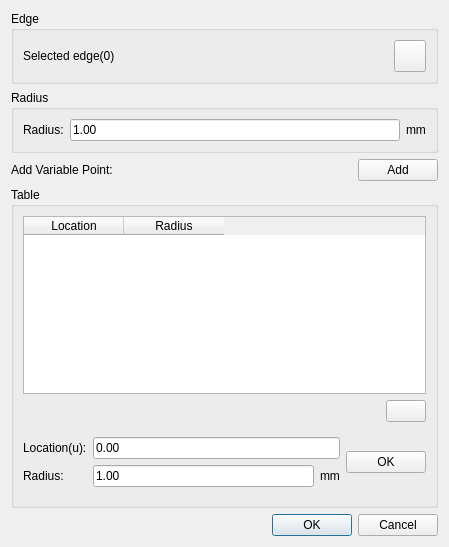
<?xml version="1.0" encoding="UTF-8"?>
<ui version="4.0">
 <class>VariableFilletDialog</class>
 <widget class="QDialog" name="VariableFilletDialog">
  <property name="geometry">
   <rect>
    <x>0</x>
    <y>0</y>
    <width>449</width>
    <height>547</height>
   </rect>
  </property>
  <property name="windowTitle">
   <string>Variable Fillet</string>
  </property>
  <layout class="QGridLayout" name="gridLayout_4">
   <item row="0" column="0">
    <widget class="QGroupBox" name="groupBox">
     <property name="title">
      <string>Edge</string>
     </property>
     <layout class="QGridLayout" name="gridLayout">
      <item row="0" column="0">
       <widget class="QLabel" name="edgelabel">
        <property name="text">
         <string>Selected edge(0)</string>
        </property>
       </widget>
      </item>
      <item row="0" column="1">
       <widget class="QPushButton" name="geoSelectCurve">
        <property name="sizePolicy">
         <sizepolicy hsizetype="Minimum" vsizetype="Minimum">
          <horstretch>0</horstretch>
          <verstretch>0</verstretch>
         </sizepolicy>
        </property>
        <property name="minimumSize">
         <size>
          <width>32</width>
          <height>32</height>
         </size>
        </property>
        <property name="maximumSize">
         <size>
          <width>32</width>
          <height>32</height>
         </size>
        </property>
        <property name="styleSheet">
         <string notr="true">background-image: url(:/QUI/geometry/selectwire.png);</string>
        </property>
        <property name="text">
         <string/>
        </property>
        <property name="checkable">
         <bool>true</bool>
        </property>
        <property name="checked">
         <bool>false</bool>
        </property>
       </widget>
      </item>
     </layout>
    </widget>
   </item>
   <item row="1" column="0">
    <widget class="QGroupBox" name="groupBox_2">
     <property name="title">
      <string>Radius</string>
     </property>
     <layout class="QGridLayout" name="gridLayout_2">
      <item row="0" column="0">
       <layout class="QHBoxLayout" name="horizontalLayout_3">
        <item>
         <widget class="QLabel" name="label_3">
          <property name="text">
           <string>Radius:</string>
          </property>
         </widget>
        </item>
        <item>
         <widget class="QLineEdit" name="lineEditRadius">
          <property name="text">
           <string>1.00</string>
          </property>
         </widget>
        </item>
        <item>
         <widget class="QLabel" name="label_6">
          <property name="text">
           <string>mm</string>
          </property>
         </widget>
        </item>
       </layout>
      </item>
     </layout>
    </widget>
   </item>
   <item row="2" column="0">
    <layout class="QHBoxLayout" name="horizontalLayout_4">
     <item>
      <widget class="QLabel" name="label">
       <property name="text">
        <string>Add Variable Point:</string>
       </property>
      </widget>
     </item>
     <item>
      <spacer name="horizontalSpacer">
       <property name="orientation">
        <enum>Qt::Horizontal</enum>
       </property>
       <property name="sizeHint" stdset="0">
        <size>
         <width>40</width>
         <height>20</height>
        </size>
       </property>
      </spacer>
     </item>
     <item>
      <widget class="QPushButton" name="buttonAdd">
       <property name="sizePolicy">
        <sizepolicy hsizetype="Preferred" vsizetype="Fixed">
         <horstretch>0</horstretch>
         <verstretch>0</verstretch>
        </sizepolicy>
       </property>
       <property name="text">
        <string>Add</string>
       </property>
      </widget>
     </item>
    </layout>
   </item>
   <item row="3" column="0">
    <widget class="QGroupBox" name="groupBox_3">
     <property name="title">
      <string>Table</string>
     </property>
     <layout class="QGridLayout" name="gridLayout_5">
      <item row="0" column="0" colspan="2">
       <widget class="QTableWidget" name="tableLR">
        <column>
         <property name="text">
          <string>Location</string>
         </property>
        </column>
        <column>
         <property name="text">
          <string>Radius</string>
         </property>
        </column>
       </widget>
      </item>
      <item row="1" column="0">
       <spacer name="horizontalSpacer_3">
        <property name="orientation">
         <enum>Qt::Horizontal</enum>
        </property>
        <property name="sizeHint" stdset="0">
         <size>
          <width>370</width>
          <height>20</height>
         </size>
        </property>
       </spacer>
      </item>
      <item row="1" column="1">
       <widget class="QPushButton" name="removeButton">
        <property name="styleSheet">
         <string notr="true">background-image: url(:/QUI/geometry/remove.png);</string>
        </property>
        <property name="text">
         <string/>
        </property>
       </widget>
      </item>
      <item row="2" column="0" colspan="2">
       <widget class="QWidget" name="widgetAdd" native="true">
        <layout class="QGridLayout" name="gridLayout_3">
         <property name="leftMargin">
          <number>0</number>
         </property>
         <property name="rightMargin">
          <number>0</number>
         </property>
         <item row="0" column="0">
          <layout class="QHBoxLayout" name="horizontalLayout_2">
           <item>
            <layout class="QVBoxLayout" name="verticalLayout">
             <item>
              <widget class="QLabel" name="label_2">
               <property name="text">
                <string>Location(u):</string>
               </property>
              </widget>
             </item>
             <item>
              <widget class="QLabel" name="label_4">
               <property name="text">
                <string>Radius:</string>
               </property>
              </widget>
             </item>
            </layout>
           </item>
           <item>
            <layout class="QVBoxLayout" name="verticalLayout_2">
             <item>
              <widget class="QLineEdit" name="lineEditLocation">
               <property name="text">
                <string>0.00</string>
               </property>
              </widget>
             </item>
             <item>
              <layout class="QHBoxLayout" name="horizontalLayout">
               <item>
                <widget class="QLineEdit" name="lineEditRadiusNew">
                 <property name="text">
                  <string>1.00</string>
                 </property>
                </widget>
               </item>
               <item>
                <widget class="QLabel" name="label_7">
                 <property name="text">
                  <string>mm</string>
                 </property>
                </widget>
               </item>
              </layout>
             </item>
            </layout>
           </item>
          </layout>
         </item>
         <item row="0" column="1">
          <widget class="QPushButton" name="addLR">
           <property name="text">
            <string>OK</string>
           </property>
          </widget>
         </item>
        </layout>
       </widget>
      </item>
     </layout>
    </widget>
   </item>
   <item row="4" column="0">
    <widget class="QDialogButtonBox" name="buttonBox">
     <property name="orientation">
      <enum>Qt::Horizontal</enum>
     </property>
     <property name="standardButtons">
      <set>QDialogButtonBox::Cancel|QDialogButtonBox::Ok</set>
     </property>
    </widget>
   </item>
  </layout>
 </widget>
 <resources>
  <include location="../qrc/qianfan.qrc"/>
 </resources>
 <connections>
  <connection>
   <sender>buttonBox</sender>
   <signal>accepted()</signal>
   <receiver>VariableFilletDialog</receiver>
   <slot>accept()</slot>
   <hints>
    <hint type="sourcelabel">
     <x>248</x>
     <y>254</y>
    </hint>
    <hint type="destinationlabel">
     <x>157</x>
     <y>274</y>
    </hint>
   </hints>
  </connection>
  <connection>
   <sender>buttonBox</sender>
   <signal>rejected()</signal>
   <receiver>VariableFilletDialog</receiver>
   <slot>reject()</slot>
   <hints>
    <hint type="sourcelabel">
     <x>316</x>
     <y>260</y>
    </hint>
    <hint type="destinationlabel">
     <x>286</x>
     <y>274</y>
    </hint>
   </hints>
  </connection>
 </connections>
</ui>
